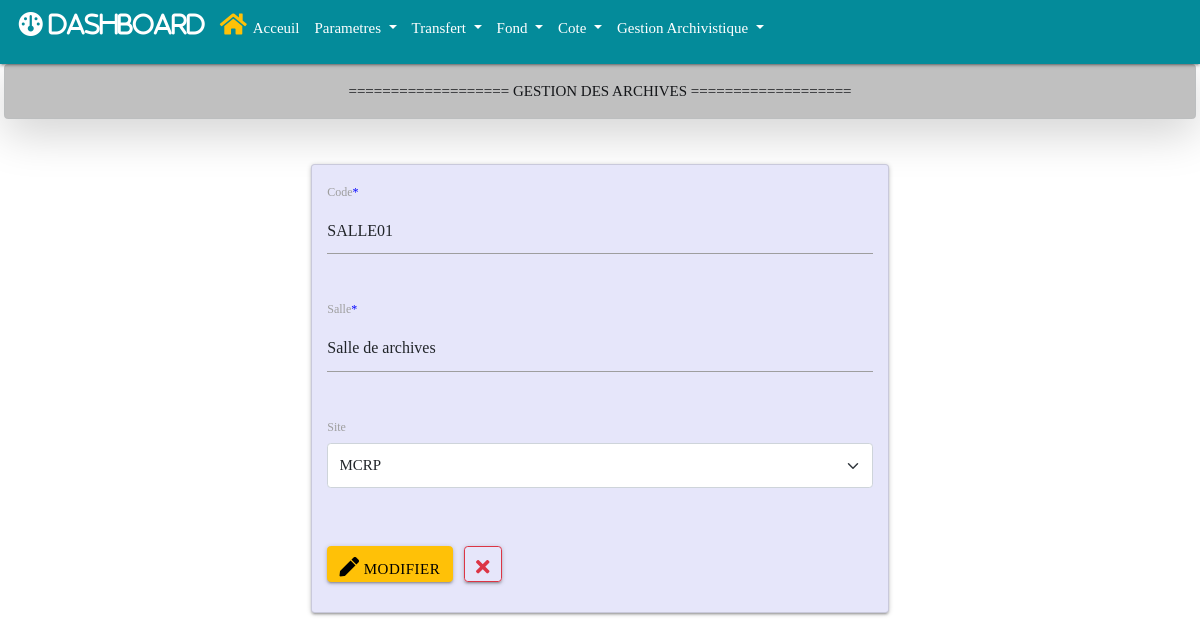
/cote/salle/edit/1, run on the app's committed database.
### cote/models.py (models this page shows, shortened)
class Salle(models.Model):
    code = models.CharField(max_length=100, null=True, blank=True)
    salle = models.CharField(max_length=100, null=True, blank=True)
    site = models.ForeignKey(Site, null=True, blank=True, on_delete=models.CASCADE)
    create_at = models.DateField(auto_now_add=True, null=True)
    modified_at = models.DateTimeField(auto_now_add=True)

class Site(models.Model):
    site = models.CharField(max_length=100, null=True, blank=True)
    create_at = models.DateField(auto_now_add=True, null=True)
    modified_at = models.DateTimeField(auto_now_add=True)
    def __str__(self):
        return self.site

### cote/views.py (the view)
# urls.py: path('cote/salle/edit/<int:id>', views.edit_salle, name="edit_salle"),
def edit_salle(request, id):
    salle = Salle.objects.get(id=id)
    if request.method == 'POST':
        form = SalleForm(request.POST, instance=salle)
        if form.is_valid():
            form.save(id)
            messages.success(request, f"Salle {salle} modifiéé avec succès !")
            return redirect('salle')
    else:
        form = SalleForm(instance=salle)
    return render(request, 'cote/salle/edit.html',  {'form':form})

### cote/forms.py
class SalleForm(forms.ModelForm):
    code = forms.CharField(
        label='Code',
        widget=forms.TextInput(attrs={'placeholder': 'code'})
    )
    salle = forms.CharField(
        label='Salle',
        widget=forms.TextInput(attrs={'placeholder': 'salle'})
    )
    class  Meta:
        model = Salle
        fields = '__all__'

### cote/templates/cote/salle/edit.html (shortened to what this page needs)
{% extends 'base.html' %}
{% load crispy_forms_tags %}
{% block main%}
   <div class="container mt-3 w-50">
      <form method="POST" style="background-color: #E6E6FA" class="card p-3 mt-5" autocomplete="off" enctype="multipart/form-data">
         <div class="row">
            {{form.code|as_crispy_field}}
         </div>
         <div class="row">
            {{form.salle|as_crispy_field}}
         </div>
         <div class="row">
            {{form.site|as_crispy_field}}
         </div>
         <div class="mt-4" style="width: 100p%;">
            <button style= "font-size: 15px;" type="submit" class="btn btn-warning mb-3">
               <i class="fas fa-pen"></i>&nbsp;Modifier
            </button>
            <a style= "font-size: 15px;" href="{% url 'salle' %}" type="button" class="btn btn-outline-danger mb-3 ms-2" style="wdith: 50px;" title="Close">
                  <i class="fas fa-times"></i>
            </a>
         </div>
      </form>
   </div>
{% endblock main%}

### archivages/static/css/styles.css (style rules this page uses)
* { padding: 0; margin: 0; box-sizing: border-box; list-style-type: none; text-decoration: none; font-family: "verdana"; }
.asteriskField { color: blue; }

### data on the page
Salle: code "SALLE01", salle "Salle de archives"
Site: site "MCRP"
